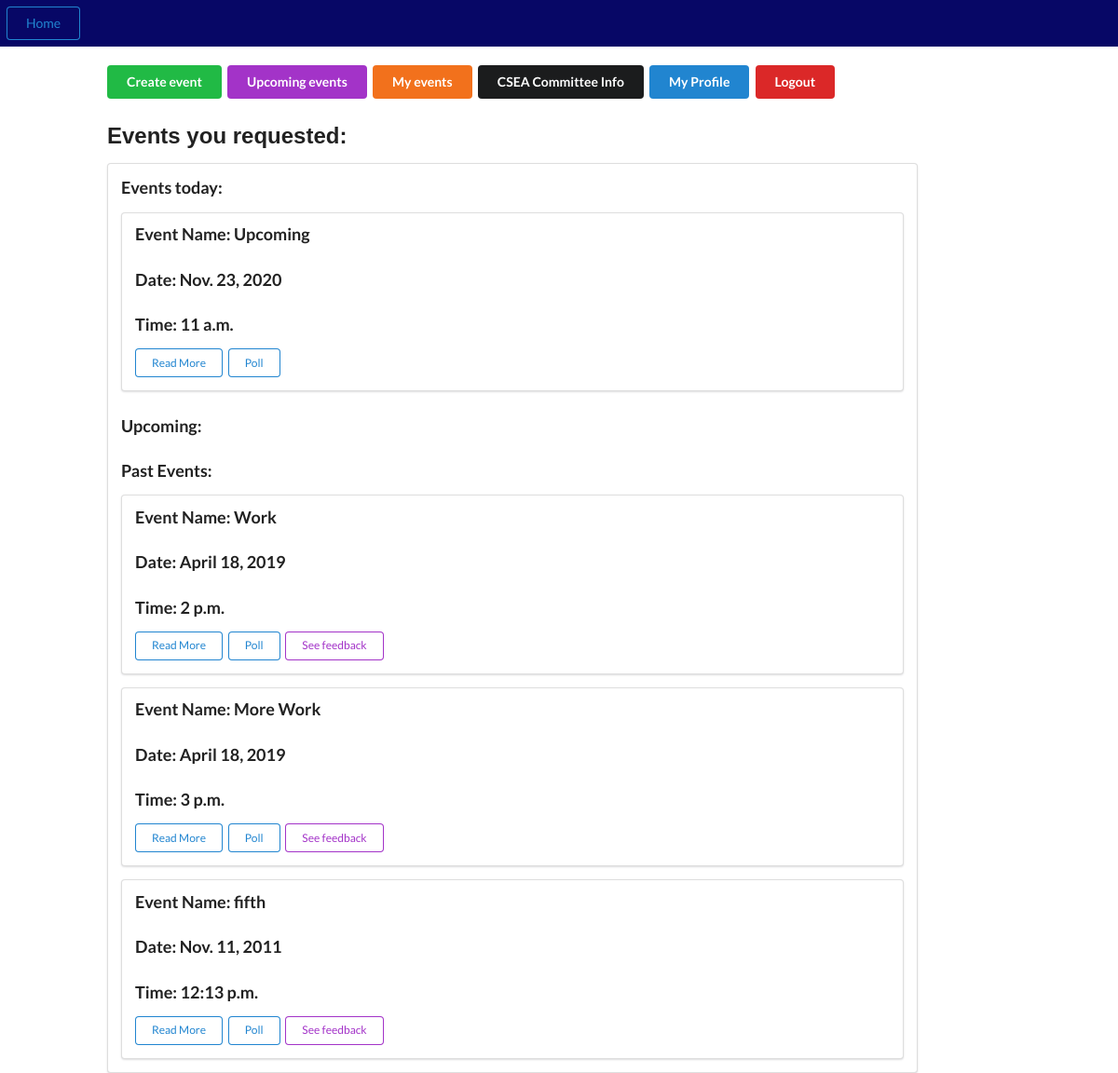
Screenshot of /my-events/ (signed in) with the database file from the repository.
### events/models.py (models this page shows, shortened)
class Event(models.Model):
    name = models.CharField(max_length=300)
    event_id = models.UUIDField(primary_key=True, default=uuid.uuid4, help_text='Unique ID for this particular event')
    fee = models.PositiveIntegerField()
    capacity  = models.PositiveIntegerField()
    target_audience = models.CharField(max_length=300)
    date = models.DateField(null = False, blank = False)
    time = models.TimeField(auto_now=False, auto_now_add=False, blank=True, null=True)
    summary = models.TextField(blank=True, null=True)
    faq = models.TextField(blank=True, null=True)
    tags = models.CharField(max_length=300, help_text=' (Press Ctrl to select multiple)')
    organisors = models.CharField(max_length=300)
    contact_info = models.CharField(max_length=300)
    venue = models.CharField(max_length=50, choices=(('L1','Lecture Hall 1'),('L2','Lecture Hall 2'),('L1','Lecture Hall 3'),('L1','Lecture Hall 4'),('Audi','Auditorium')),default='Audi')
    invitees_btech = models.ManyToManyField(Btech, help_text=' (Press Ctrl to select multiple)', blank=True)
    invitees_mtech = models.ManyToManyField(Mtech, help_text=' (Press Ctrl to select multiple)', blank=True)
    invitees_phd = models.ManyToManyField(PhD, blank=True)
    comment_for_admin = models.CharField(max_length=300)
    approval = models.CharField(max_length=50, choices = (('Appr','Approved'),('Pend','Pending'),('Decl','Declined')), default='Pend')
    requestor = models.CharField(max_length=100, blank=True)
    curr_audience = models.IntegerField(blank=True, null=True)
    faq_question_1 = models.CharField(max_length=500,blank=True)
    faq_question_2 = models.CharField(max_length=500,blank=True)
    faq_question_3 = models.CharField(max_length=500,blank=True)
    faq_question_4 = models.CharField(max_length=500,blank=True)
    faq_question_5 = models.CharField(max_length=500,blank=True)
    faq_answer_1 = models.CharField(max_length=500,blank=True)
    faq_answer_2 = models.CharField(max_length=500,blank=True)
    faq_answer_3 = models.CharField(max_length=500,blank=True)
    faq_answer_4 = models.CharField(max_length=500,blank=True)
    faq_answer_5 = models.CharField(max_length=500,blank=True)
    faq_android = models.CharField(max_length=7000,blank=True)

### events/views.py (the view)
# urls.py: path('my-events/',views.my_events,name='my_events'),
@login_required(login_url='loginPage')
def my_events(request):
    events_past = Event.objects.filter(requestor__exact=request.user, date__lt=date.today()).order_by('-date')
    events_today = Event.objects.filter(requestor__exact=request.user, date__exact=date.today()).order_by('-date')
    events_upcoming = Event.objects.filter(requestor__exact=request.user, date__gt=date.today()).order_by('-date')
    if events_today is None:
        busy_today='True'
    else:
        busy_today='False'
    return render(request, 'my-events.html', {'display_id':str(request.user), 'events_future':events_upcoming,'events_today':events_today,'events_past':events_past,'busy_today':busy_today})

### templates/my-events.html (shortened to what this page needs)
{%extends 'base.html'%}
{% block content%}
    <div class='col-sm-1'></div>
    <div class='col-md-9 '>
        <br>
            <a href='{% url "create_event" %}' class='ui positive button'>Create event </a>
            <a href='{% url "home_page" %}' class='ui purple button'>Upcoming events</a>
            <a href='#' class='ui  orange button '>My events</a>
            <a href='#' class='ui yellow secondary   button'>CSEA Committee Info</a>
            <a href='{% url "profile" %}' class='ui primary button'>My Profile</a>
            <a href='{% url "logout" %}' class='ui negative button'>Logout</a>
            <h2 style='font-family: Arial, Helvetica, sans-serif'>Events you requested: </h2>
                <div class='ui segment'>
                        {% if events_today is not None %}
                            <h3>Events today:</h3>
                        {% endif %}
                        {% for i in events_today%}
                        <div class='ui segment'>
                            <h3 class='ui header'>Event Name: {{ i.name}}</h3>
                            <h3 class='ui header'>Date: {{ i.date}}</h3>
                            <h3 class='ui header'>Time: {{i.time}}</h3>
                            <a href="{% url 'polling' i.event_id %}"class='ui tiny primary basic button'>Read More</a>
                            <a href="#" class='ui tiny primary basic button'>Poll</a>
                        </div>
                        {% endfor%}
                        {% if events_future is not None %}
                            <h3>Upcoming:</h3>
                        {% endif %}
                    {%if events_past is not None%}
                    <h3>
                        Past Events:
                    </h3>
                    {% endif %}
                    {% for i in events_past%}
                    <div class='ui segment'>
                        <h3 class='ui header'>Event Name: {{ i.name}}</h3>
                        <h3 class='ui header'>Date: {{ i.date}}</h3>
                        <h3 class='ui header'>Time: {{i.time}}</h3>
                        <a href="{% url 'polling' i.event_id %}"class='ui tiny primary basic button'>Read More</a>
                        <a href="#" class='ui tiny primary basic button'>Poll</a>
                        <a href='#' class='ui tiny purple basic button'>See feedback</a>
                    </div>
                    {% endfor%}
                </div>
    </div>
{%endblock%}

### templates/base.html (style rules this page uses)
a { color: goldenrod; font-size: 1.5em; text-decoration:none; font-family: Arial }

### rows the page displays
Event: name "Upcoming", date "Nov. 23, 2020", time "11 a.m."
Event: name "Work", date "April 18, 2019", time "2 p.m."
Event: name "More Work", date "April 18, 2019", time "3 p.m."
Event: name "fifth", date "Nov. 11, 2011", time "12:13 p.m."
